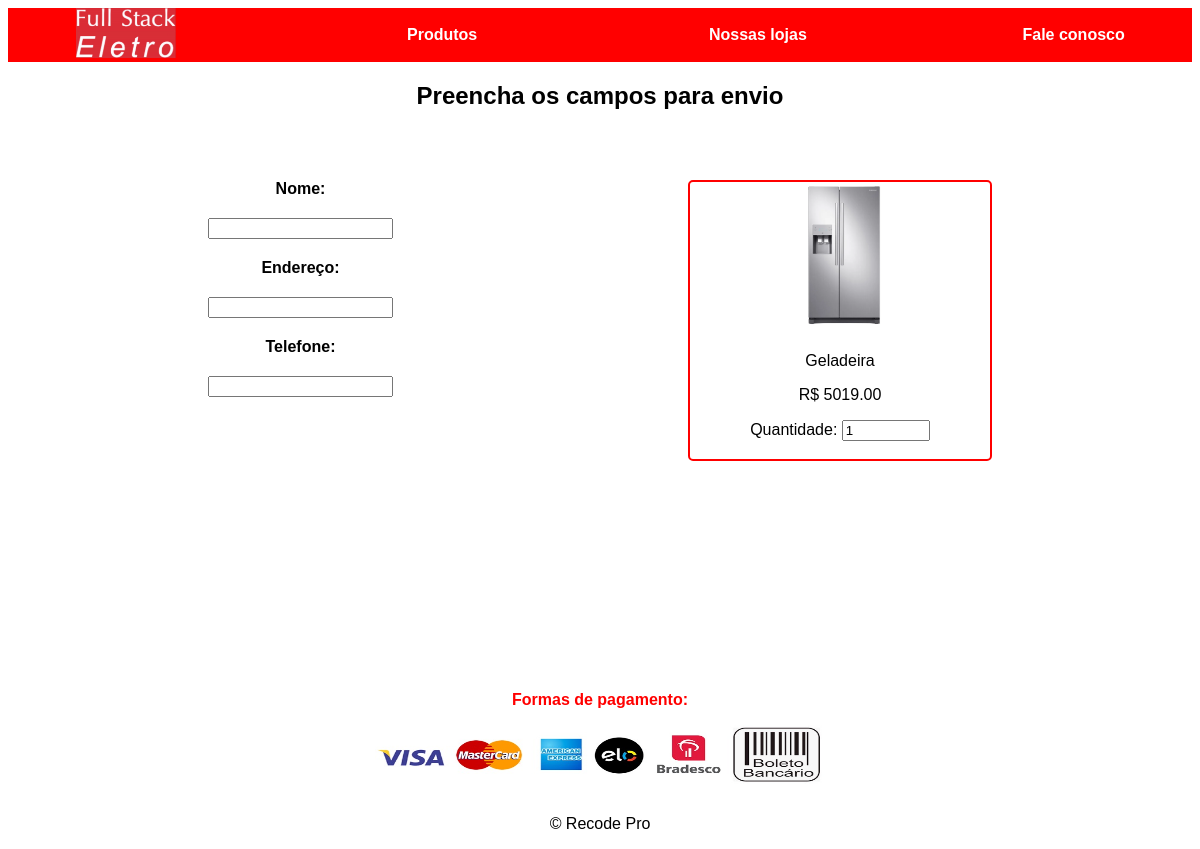
Page /comprar.php?produto=2 on the committed database.
### tables this page shows
CREATE TABLE `produtos` (
  `id_produto` INT NOT NULL AUTO_INCREMENT,
  `nome` VARCHAR(100) NULL,
  `descricao` VARCHAR(300) NULL,
  `preco_antigo` DECIMAL(8,2) NULL,
  `preco` DECIMAL(8,2) NULL,
  `imagem` VARCHAR(300) NULL,
  PRIMARY KEY (`id_produto`));

### html/comprar.php (the view, shortened to what this page needs)
<?php
require_once("../conexoes/conect.php");
include_once('../includes/head.php');
?>
</head>
<body>
<?php include_once('../includes/menu.php');?>
<?php
    $id = $_GET['produto'];
    $sqlreq = "SELECT * FROM produtos where id_produto = $id";
    $resultado = mysqli_query($conexao,$sqlreq);
?>
<h2 class="center">Preencha os campos para envio</h2>
<section class="center" >
    <form action="../conexoes/cadastro.php" method="post">
        <div class="formcompra">
            <div>
                <label class="labe" for="nome">Nome: </label><br>
                <input class="inp" type="text" name="nome" id="nome" onkeyup="verifica()"><br>
                <label class="labe" for="ende">Endereço: </label><br>
                <input class="inp" type="text" name="ende" id="ende" onkeyup="verifica()"><br>
                <label class="labe" for="telef">Telefone: </label><br>
                <input class="inp" type="tel" name="telef" id="telef" onkeyup="verifica()"><br>
            </div>
            <?php
                while($row = mysqli_fetch_assoc($resultado)){
            ?>
            <div class="prod">
                <img class="ops" src="<?php echo $row['imagem']?>" alt="<?php echo $row['nome']?>">
                <p><?php echo $row['descricao']?></p>
                <p>R$ <?php echo $row['preco']?></p>
                <label for="num">Quantidade:</label>
                <input type="number" name="numqt" min="1" value="1" id="numqt"><br><br>
            </div>
            <?php }?>
        </div>
    </form>
</section>
<?php
    include_once('../includes/footer.php');
?>

### css/estilo.css (style rules this page uses)
body { font-family: Arial, Helvetica, sans-serif; }
.center { text-align: center; }
.formcompra { display: flex; justify-content: space-between; padding: 50px 200px; text-align: center; }
.labe { font-weight: bolder; }
.inp { margin: 20px 0px; }
.prod { border: 2px solid red; width: 300px; border-radius: 5px; }
.ops { width: 150px; }
#numqt { width: 80px; }

### rows in the picture
produtos: imagem+nome (picture), descricao "Geladeira", preco "5019.00"
